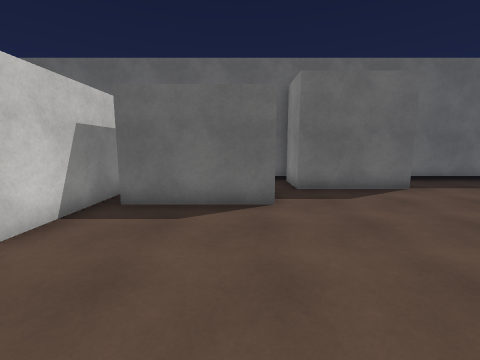
View 1 (above)

22 first-person views from a walk through a scene from a Unity 3-D project. The camera is 1.5 m above the floor, tilts 8° down and sees 90° across. The floor is counted in squares, 1 m on a side. Each view is taken from the middle of a square. On the plan, view 1 faces up. The plan holds only what a view shows up to about 13 squares ahead; the rest is blank. The place goes on beyond the plan. Surface patterns are stand-ins for the level's own textures.

View 2
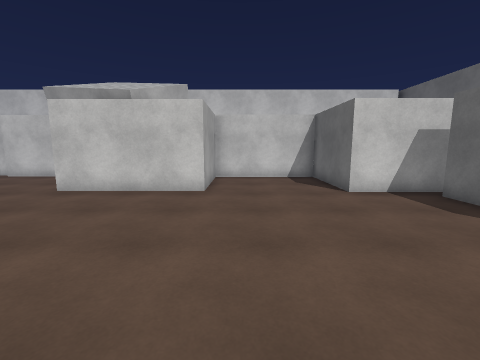

View 3
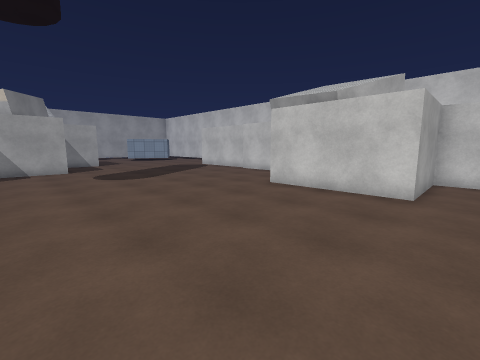

View 4
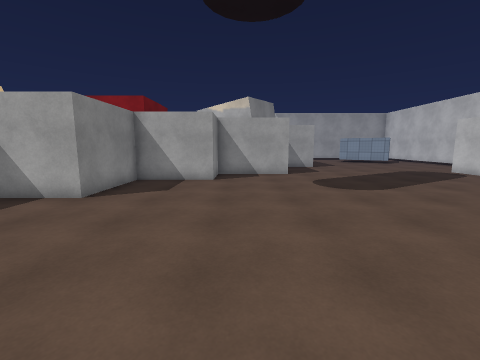

View 5
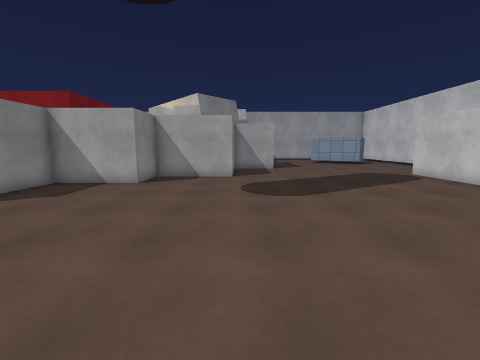

View 6
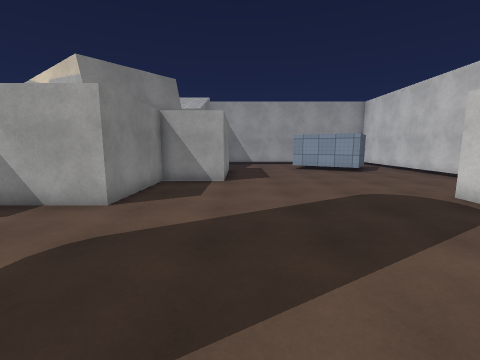

View 7
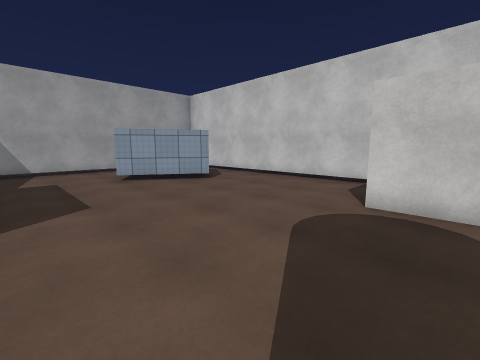

View 8
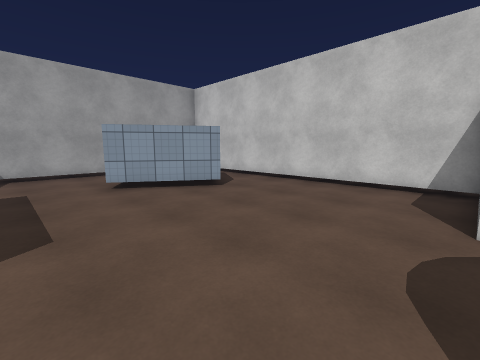

View 9
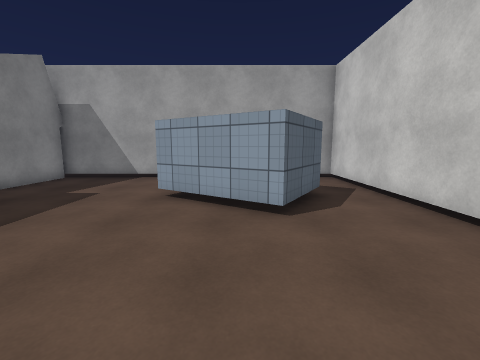

View 10
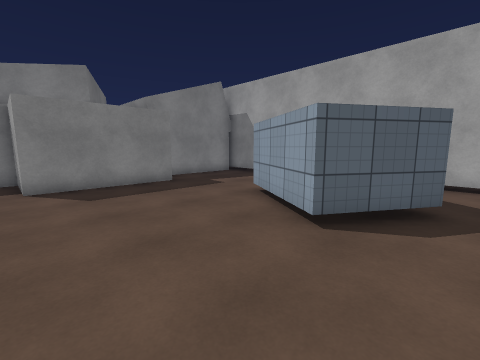

View 11
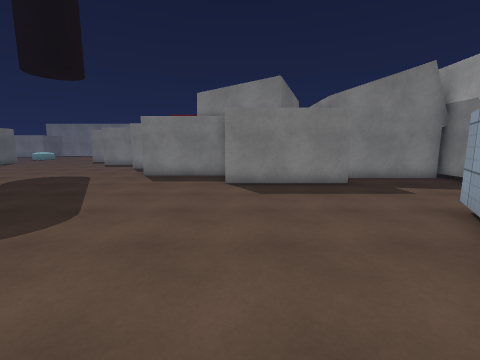

View 12
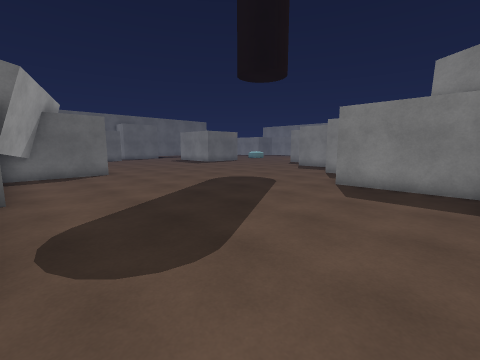

View 13
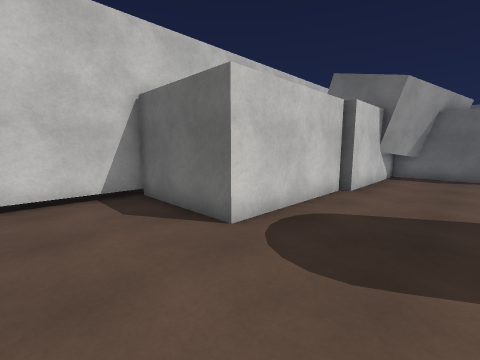

View 14
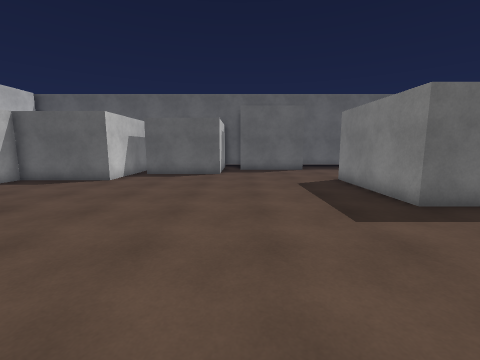

View 15
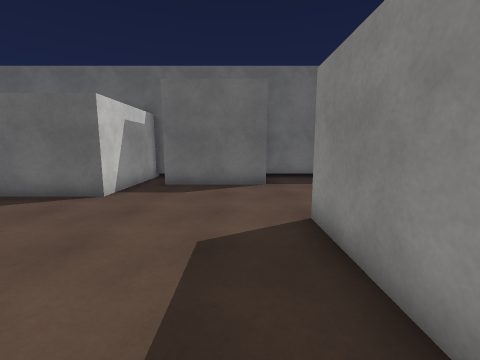

View 16
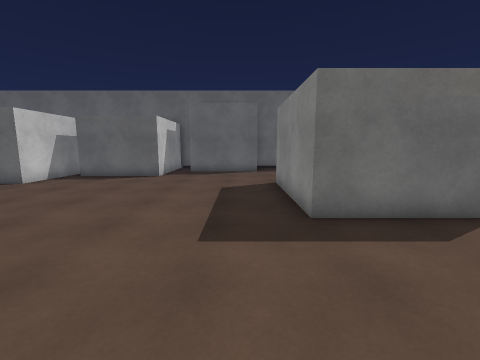

View 17
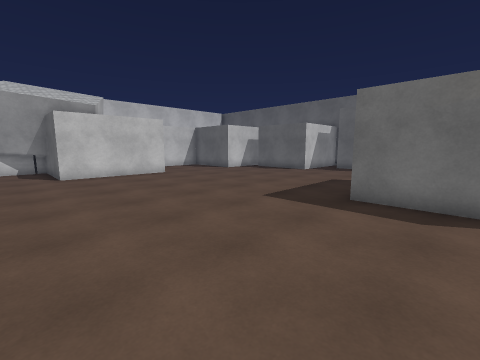

View 18
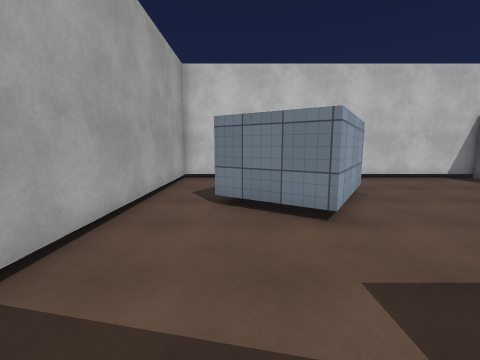

View 19
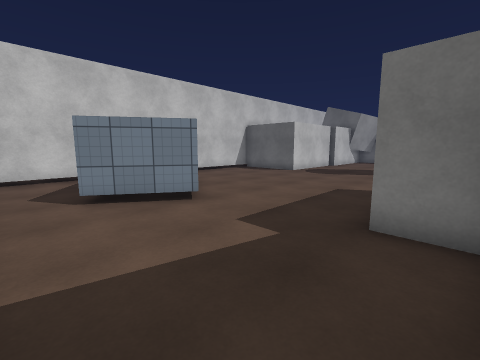

View 20
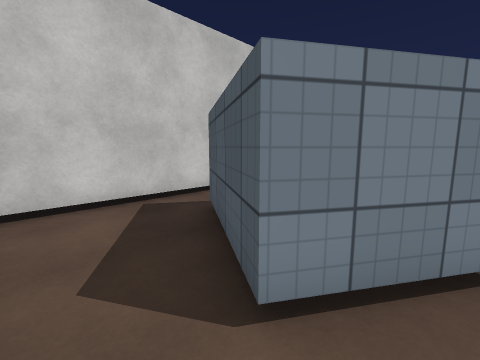

View 21
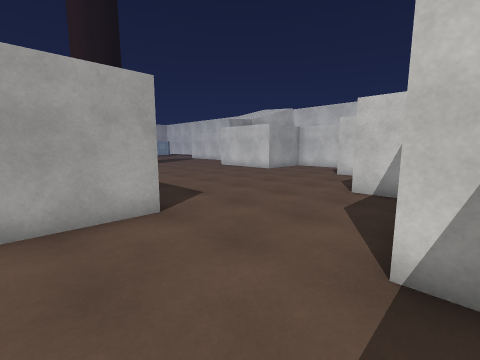

View 22
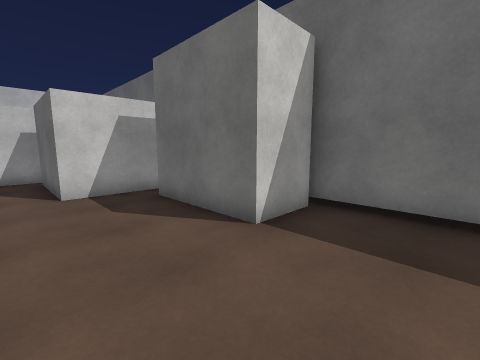

### Floor plan
Points are (right, up) in squares from view 1. A wall is a line through its corners. A room is listed if a view was taken in it or the views show most of it. See-through windows are left out.
Room 1 (views 1, 2, 3, 4, 5, 6, 7, 8, 9, 10, 11, 12, 13, 14, 15, 16, 17, 18, 19, 20, 21, 22)
walls: (-6.9, -6.1) (-8, -8.8); (-8.3, -11.7) (-8.3, -16.9) (-12.4, -16.9) (-12.4, -30.6) (0.8, -30.6); (-8, -6.6) (-8, -11.7); (9.5, -1.1) (6.5, -1.1) (6.5, 3.9) (9.1, 3.9); (0.1, -25.4) (-1.3, -25.4) (-1.3, -20.4) (1.4, -20.4) (1.4, -16) (5.2, -16) (5.2, -13.7) (8.6, -13.7) (8.6, -9.9) (9.5, -9.9); (-8.9, -24) (-5.5, -26.1) (-7.1, -28.6) (-10.5, -26.5) (-8.9, -24); (-3.8, 7.5) (-3.8, 3.6) (-7.8, 3.6) (-7.8, -1.2) (-4, -1.2) (-4, -6.2) (-8, -6.2); (0.4, -30.5) (0.4, -26.1); (0.9, 10.7) (0.9, 6.1) (-3.1, 6.1); (9.5, 10.7) (6, 10.7) (6, 8.4) (2, 8.4)

Where each view was taken, in squares from view 1:
view 1: 0 up, 0 right, facing up
view 2: 0 up, 4 right, facing left
view 3: 0 up, 4 right, facing down-left
view 4: 3 down, 4 right, facing down
view 5: 4 down, 1 right, facing down
view 6: 10 down, 2 left, facing down
view 7: 15 down, 2 left, facing down-left
view 8: 17 down, 3 left, facing down-left
view 9: 19 down, 8 left, facing down
view 10: 20 down, 11 left, facing down-right
view 11: 21 down, 11 left, facing right
view 12: 20 down, 8 left, facing up-right
view 13: 20 down, 5 left, facing up-left
view 14: 7 down, 2 right, facing up
view 15: 1 down, 5 right, facing up
view 16: 6 down, 5 right, facing up
view 17: 8 down, 9 right, facing up-left
view 18: 28 down, 1 left, facing left
view 19: 30 down, 0 right, facing up-left
view 20: 30 down, 6 left, facing up-left
view 21: 9 up, 9 right, facing down-left
view 22: 5 up, 9 right, facing up-left
